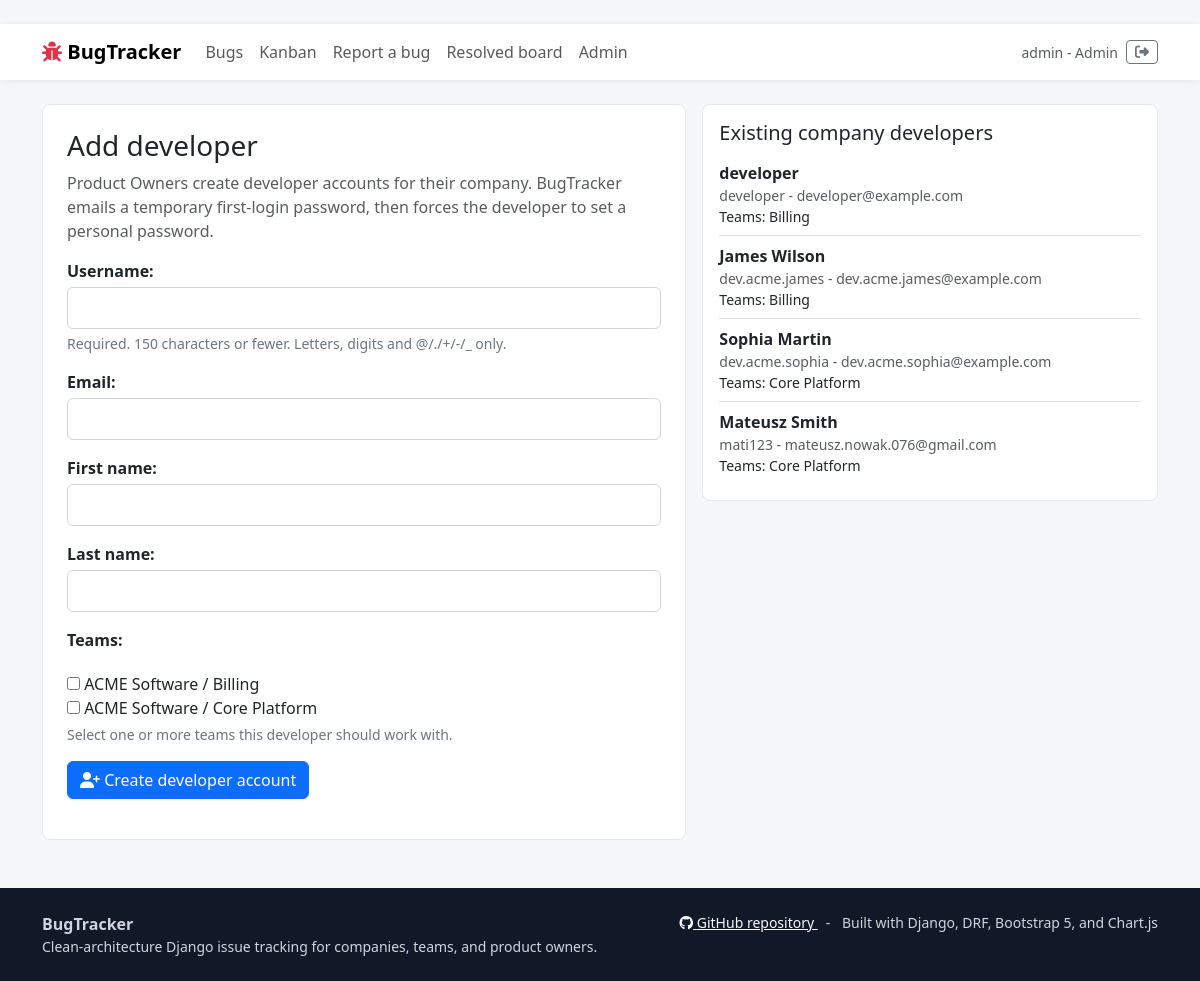
/dashboard/developers/new/ (signed in), run on the app's committed database.
### infrastructure/models.py (models this page shows, shortened)
class User(AbstractUser):
    class Role(models.TextChoices):
        REPORTER = "reporter", "Reporter"
        DEVELOPER = "developer", "Developer"
        PRODUCT_OWNER = "po", "Product Owner"
        ADMIN = "admin", "Admin"
    role = models.CharField(max_length=20, choices=Role.choices, default=Role.REPORTER)
    company = models.ForeignKey(Company, on_delete=models.SET_NULL, null=True, blank=True, related_name="users")
    teams = models.ManyToManyField(Team, blank=True, related_name="members")
    must_change_password = models.BooleanField(default=False)

class TimeStampedModel(models.Model):
    created_at = models.DateTimeField(auto_now_add=True)
    updated_at = models.DateTimeField(auto_now=True)
    class Meta:
        abstract = True

class Team(TimeStampedModel):
    company = models.ForeignKey(Company, on_delete=models.CASCADE, related_name="teams")
    name = models.CharField(max_length=160)
    module = models.CharField(max_length=120, blank=True)
    class Meta:
        ordering = ["company__name", "name"]
        unique_together = ("company", "name")
    def __str__(self) -> str:
        return f"{self.company.name} / {self.name}"

### presentation/web/views.py (the view)
# urls.py: path("dashboard/developers/new/", views.developer_create, name="developer_create"),
@login_required
def developer_create(request):
    if not is_ba_or_admin(request.user) or not request.user.company_id:
        messages.error(request, "Only Product Owners and admins assigned to a company can create developer accounts.")
        return redirect("web:staff_dashboard")
    if request.method == "POST":
        form = DeveloperCreateForm(request.POST, company=request.user.company)
        if form.is_valid():
            temporary_password = _generate_temporary_password()
            developer = None
            try:
                developer = form.save(temporary_password=temporary_password)
                login_url = request.build_absolute_uri(reverse_lazy("web:login"))
                send_mail(
                    subject="Your BugTracker developer account",
                    message=(
                        f"Hello {developer.first_name},\n\nA developer account has been created for you in BugTracker.\n\nUsername: {developer.username}\nTemporary password: {temporary_password}\nLogin page: {login_url}\n\nAfter logging in, you will be asked to set your own password."
                    ),
                    from_email=settings.DEFAULT_FROM_EMAIL,
                    recipient_list=[developer.email],
                    fail_silently=False,
                )
            except Exception as exc:
                if developer:
                    developer.delete()
                logger.exception("Could not send developer invite email")
                messages.error(request, f"Developer account was not created because the invite email could not be sent: {exc}")
                return redirect("web:developer_create")
            messages.success(
                request,
                f"Developer account created for {developer.get_full_name()} ({developer.username}). A temporary password email has been sent.",
            )
            return redirect("web:staff_dashboard")
    else:
        form = DeveloperCreateForm(company=request.user.company)
    developers = User.objects.filter(company=request.user.company, role=User.Role.DEVELOPER).prefetch_related("teams")
    return render(request, "dashboard/developer_form.html", {"form": form, "developers": developers})

### presentation/web/forms.py (shortened to what this page needs)
class DeveloperCreateForm(forms.ModelForm):
    email = forms.EmailField(required=True)
    first_name = forms.CharField(required=True)
    last_name = forms.CharField(required=True)
    teams = forms.ModelMultipleChoiceField(
        queryset=Team.objects.none(),
        required=True,
        widget=forms.CheckboxSelectMultiple,
        help_text="Select one or more teams this developer should work with.",
    )
    class Meta:
        model = User
        fields = ("username", "email", "first_name", "last_name", "teams")
    def __init__(self, *args, company=None, **kwargs):
        super().__init__(*args, **kwargs)
        self.company = company
        self.fields["teams"].queryset = Team.objects.filter(company=company) if company else Team.objects.none()

### shared_kernel/roles.py (called while the page is built)
def is_ba_or_admin(user) -> bool:
    return bool(user and user.is_authenticated and user.role in MANAGER_ROLES)

### presentation/web/templates/dashboard/developer_form.html (shortened to what this page needs)
﻿{% extends "base.html" %}
{% block content %}
<div class="row g-3">
    <div class="col-lg-7">
        <div class="panel p-4">
            <h1 class="h3 mb-2">Add developer</h1>
            <p class="text-muted">Product Owners create developer accounts for their company. BugTracker emails a temporary first-login password, then forces the developer to set a personal password.</p>
            <form method="post">
                {{ form.as_p }}
                <button class="btn btn-primary"><i class="fa-solid fa-user-plus"></i> Create developer account</button>
            </form>
        </div>
    </div>
    <div class="col-lg-5">
        <div class="panel p-3">
            <h2 class="h5">Existing company developers</h2>
            <div class="list-group list-group-flush">
                {% for developer in developers %}
                    <div class="list-group-item px-0">
                        <div class="fw-semibold">{{ developer.get_full_name|default:developer.username }}</div>
                        <div class="small text-muted">{{ developer.username }} - {{ developer.email }}</div>
                        <div class="small">Teams: {% for team in developer.teams.all %}{{ team.name }}{% if not forloop.last %}, {% endif %}{% empty %}none{% endfor %}</div>
                    </div>
                {% empty %}
                    <div class="text-muted">No developers yet.</div>
                {% endfor %}
            </div>
        </div>
    </div>
</div>
{% endblock %}

### presentation/web/templates/base.html (shortened to what this page needs)
﻿<!doctype html>
<html lang="en">
<head>
    <link href="https://cdn.jsdelivr.net/npm/bootstrap@5.3.3/dist/css/bootstrap.min.css" rel="stylesheet">
    <link href="https://cdnjs.cloudflare.com/ajax/libs/font-awesome/6.5.2/css/all.min.css" rel="stylesheet">
</head>
<body>
    <nav class="navbar navbar-expand-lg bg-white">
        <div class="container">
            <a class="navbar-brand fw-bold" href="{% url 'web:dashboard' %}">
                <i class="fa-solid fa-bug text-danger"></i> BugTracker
            </a>
            <div id="nav" class="collapse navbar-collapse">
                <ul class="navbar-nav me-auto">
                    {% if user.is_authenticated %}
                    <li class="nav-item"><a
                            class="nav-link {% if request.resolver_match.url_name == 'bug_list' %}active{% endif %}"
                            href="{% url 'web:bug_list' %}">Bugs</a></li>
                    <li class="nav-item"><a
                            class="nav-link {% if request.resolver_match.url_name == 'kanban_board' %}active{% endif %}"
                            href="{% url 'web:kanban_board' %}">Kanban</a></li>
                    {% if user.role == 'reporter' or user.role == 'admin' %}
                    <li class="nav-item"><a
                            class="nav-link {% if request.resolver_match.url_name == 'bug_create' %}active{% endif %}"
                            href="{% url 'web:bug_create' %}">Report a bug</a></li>
                    {% endif %}
                    <li class="nav-item"><a
                            class="nav-link {% if request.resolver_match.url_name == 'public_resolved_bugs' %}active{% endif %}"
                            href="{% url 'web:public_resolved_bugs' %}">Resolved board</a></li>
                    {% if user.is_staff %}
                    <li class="nav-item"><a class="nav-link" href="/admin/">Admin</a></li>
                    {% endif%}
                    {% endif %}
                </ul>
                <div class="d-flex align-items-center gap-2">
                    {% if user.is_authenticated %}
                    <span class="small text-muted">{{ user.username }} - {{ user.get_role_display }}</span>
                    <form method="post" action="{% url 'web:logout' %}" class="m-0">{% csrf_token %}
                        <button class="btn btn-sm btn-outline-secondary" title="Log out"><i
                                class="fa-solid fa-right-from-bracket"></i></button>
                    </form>
                    {% else %}
                    <a class="btn btn-sm btn-outline-primary" href="{% url 'web:login' %}">Log in</a>
                    <a class="btn btn-sm btn-primary" href="{% url 'web:register' %}">Register</a>
                    {% endif %}
                </div>
            </div>
        </div>
    </nav>
    <main class="container py-4">
        {% block content %}{% endblock %}
    </main>
    <footer class="mt-4 py-4">
        <div class="container d-flex flex-column flex-md-row justify-content-between gap-3">
            <div>
                <div class="fw-semibold">BugTracker</div>
                <div class="small">Clean-architecture Django issue tracking for companies, teams, and product owners.
                </div>
            </div>
            <div class="small">
                <a href="https://github.com/Mateoo18/BugTracker" target="_blank" rel="noopener">
                    <i class="fa-brands fa-github"></i> GitHub repository
                </a>
                <span class="mx-2">-</span>
                <span>Built with Django, DRF, Bootstrap 5, and Chart.js</span>
            </div>
        </div>
    </footer>
</body>
</html>

### presentation/web/templates/base.html (style rules this page uses)
body { background: #f6f7f9; min-height: 100vh; display: flex; flex-direction: column; }
main { flex: 1; }
.navbar { box-shadow: 0 1px 8px rgba(15, 23, 42, .08); }
.panel { background: #fff; border: 1px solid #e5e7eb; border-radius: 8px; }
form p input, form p select, form p textarea { display: block; width: 100%; padding: .5rem .75rem; border: 1px solid #ced4da; border-radius: .375rem; }
form p label { font-weight: 600; margin-bottom: .25rem; }
.helptext { color: #6c757d; font-size: .875rem; display: block; margin-top: .25rem; }
footer { background: #111827; color: #d1d5db; }
footer a { color: #f9fafb; }

### data on the page
User: username "admin", role "Admin"
User: get_full_name "developer", username "developer", email "developer@example.com"
Team: name "Billing"
User: get_full_name "James Wilson", username "dev.acme.james", email "dev.acme.james@example.com"
User: get_full_name "Sophia Martin", username "dev.acme.sophia", email "dev.acme.sophia@example.com"
Team: name "Core Platform"
User: get_full_name "Mateusz Smith", username "mati123", email "mateusz.nowak.076@gmail.com"
